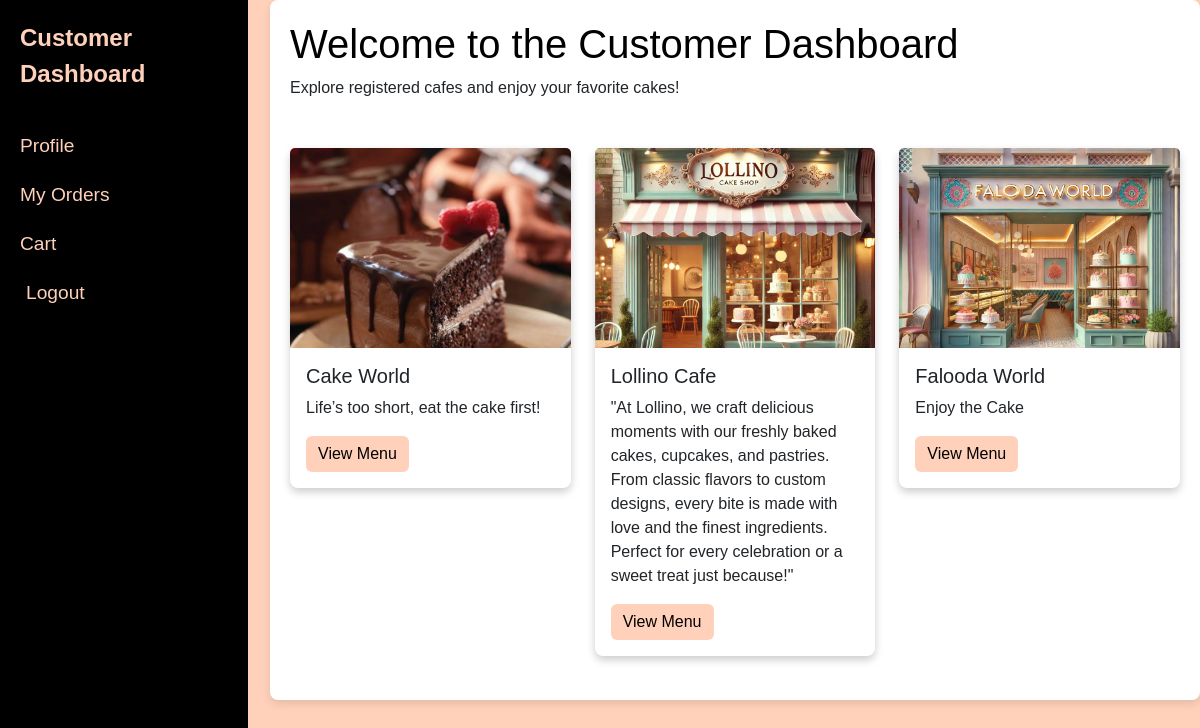
The app's page /users/list-shops/ (signed in) with its own data.
### shops/models.py (models this page shows, shortened)
class Shop(models.Model):
    user = models.OneToOneField(User, on_delete=models.CASCADE, related_name='shop_from_shops')  # Unique related_name
    shop_name = models.CharField(max_length=255)
    shop_address = models.TextField()
    shop_contact = models.CharField(max_length=20)
    shop_description = models.TextField(blank=True)
    shop_logo = models.ImageField(upload_to='shop_logos/', blank=True, null=True)
    created_at = models.DateTimeField(auto_now_add=True)
    approved = models.BooleanField(default=False)  # Admin approval required
    declined = models.BooleanField(default=False)  # Track declined status

### users/views.py (the view)
# urls.py: path('shops/', views.list_shops, name='list_shops'),
@login_required
def list_shops(request):
    shops = Shop.objects.filter(approved=True)  # Only approved shops
    return render(request, 'users/customer_dashboard.html', {'shops': shops})

### users/templates/users/customer_dashboard.html (shortened to what this page needs)
{% load custom_filters %}
<!DOCTYPE html>
<html lang="en">
  <head>
    <link
      rel="stylesheet"
      href="https://cdn.jsdelivr.net/npm/bootstrap@5.3.0-alpha1/dist/css/bootstrap.min.css"
    />
  </head>
  <body>
    <div class="vertical-nav">
      <div class="brand">Customer Dashboard</div>
      <a href="{% url 'customer_profile' %}">Profile</a>
      <a href="{% url 'customer_orders' %}">My Orders</a>
      <a href="{% url 'view_cart' %}">Cart</a>
      <form method="post" action="{% url 'logout' %}" style="margin: 10px 0">
        <button type="submit">Logout</button>
      </form>
    </div>
    <div class="content">
      <h1>Welcome to the Customer Dashboard</h1>
      <p>Explore registered cafes and enjoy your favorite cakes!</p>
      <div class="row mt-5">
        {% for shop in shops %}
        <div class="col-md-4 mb-4">
          <div class="card">
            <img
              src="{{ shop.shop_logo.url }}"
              class="card-img-top"
              alt="{{ shop.shop_name }}"
            />
            <div class="card-body">
              <h5 class="card-title">{{ shop.shop_name }}</h5>
              <p class="card-text">{{ shop.shop_description }}</p>
              <a href="{% url 'shop_menu' shop.id %}" class="btn btn-primary"
                >View Menu</a
              >
            </div>
          </div>
        </div>
        {% endfor %}
      </div>
    </div>
  </body>
</html>

### users/templates/users/customer_dashboard.html (style rules this page uses)
body { font-family: Arial, sans-serif; background: #ffd1ba; margin: 0; }
.vertical-nav { position: fixed; top: 0; left: 0; width: 250px; height: 100%; background-color: #000000; padding: 20px; color: #ffd1ba; display: flex; flex-direction: column; align-items: flex-start; border-right: 2px solid #ffd1ba; }
.vertical-nav .brand { font-size: 1.5rem; font-weight: bold; margin-bottom: 30px; color: #ffd1ba; }
.vertical-nav a { color: #ffd1ba; text-decoration: none; margin: 10px 0; font-size: 1.2rem; transition: all 0.2s ease; }
.vertical-nav button { background: none; border: none; color: #ffd1ba; text-decoration: underline; cursor: pointer; font-size: 1.2rem; text-decoration: none; font: bold; }
.content { margin-left: 270px; padding: 20px; background-color: #fff; border-radius: 8px; box-shadow: 0 4px 8px rgba(0, 0, 0, 0.1); }
h1 { color: #000000; }
.card { border: none; border-radius: 8px; box-shadow: 0 4px 8px rgba(0, 0, 0, 0.2); transition: transform 0.2s ease; }
.card-img-top { height: 200px; width: 100%; object-fit: cover; }
.btn-primary { background-color: #ffd1ba; border: none; color: #000000; transition: background-color 0.2s ease; }

### records on screen
Shop: shop_logo (picture), shop_name "Cake World", shop_description "Life’s too short, eat the cake first!"
Shop: shop_logo (picture), shop_name "Lollino Cafe", shop_description "\"At Lollino, we craft delicious moments with our freshly baked cakes, cupcakes, and pastries. From classic flavors to custom designs, every bite is made with love and the finest ingredients. Perfect for every celebration or a sweet treat just because!\""
Shop: shop_logo (picture), shop_name "Falooda World", shop_description "Enjoy the Cake"
